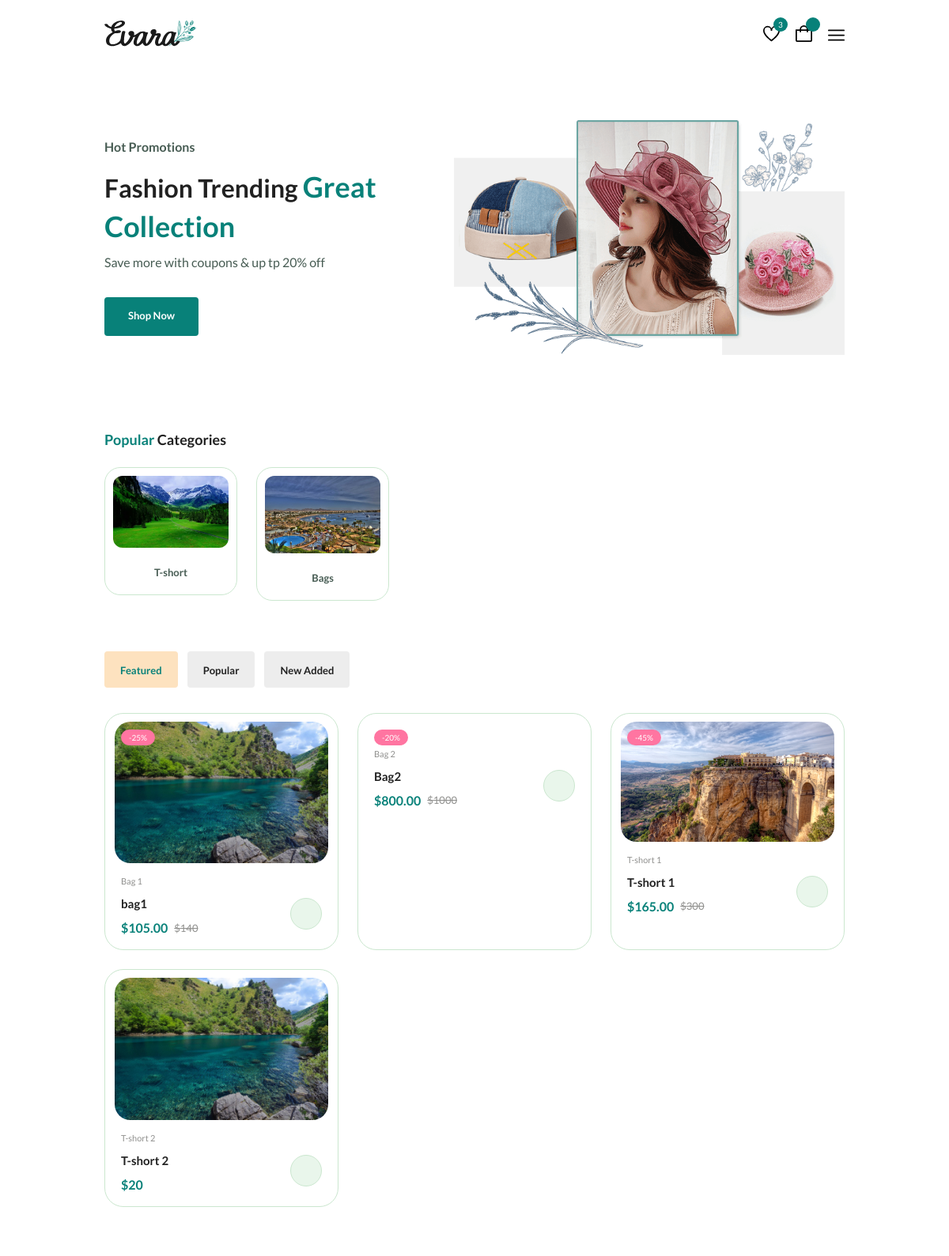
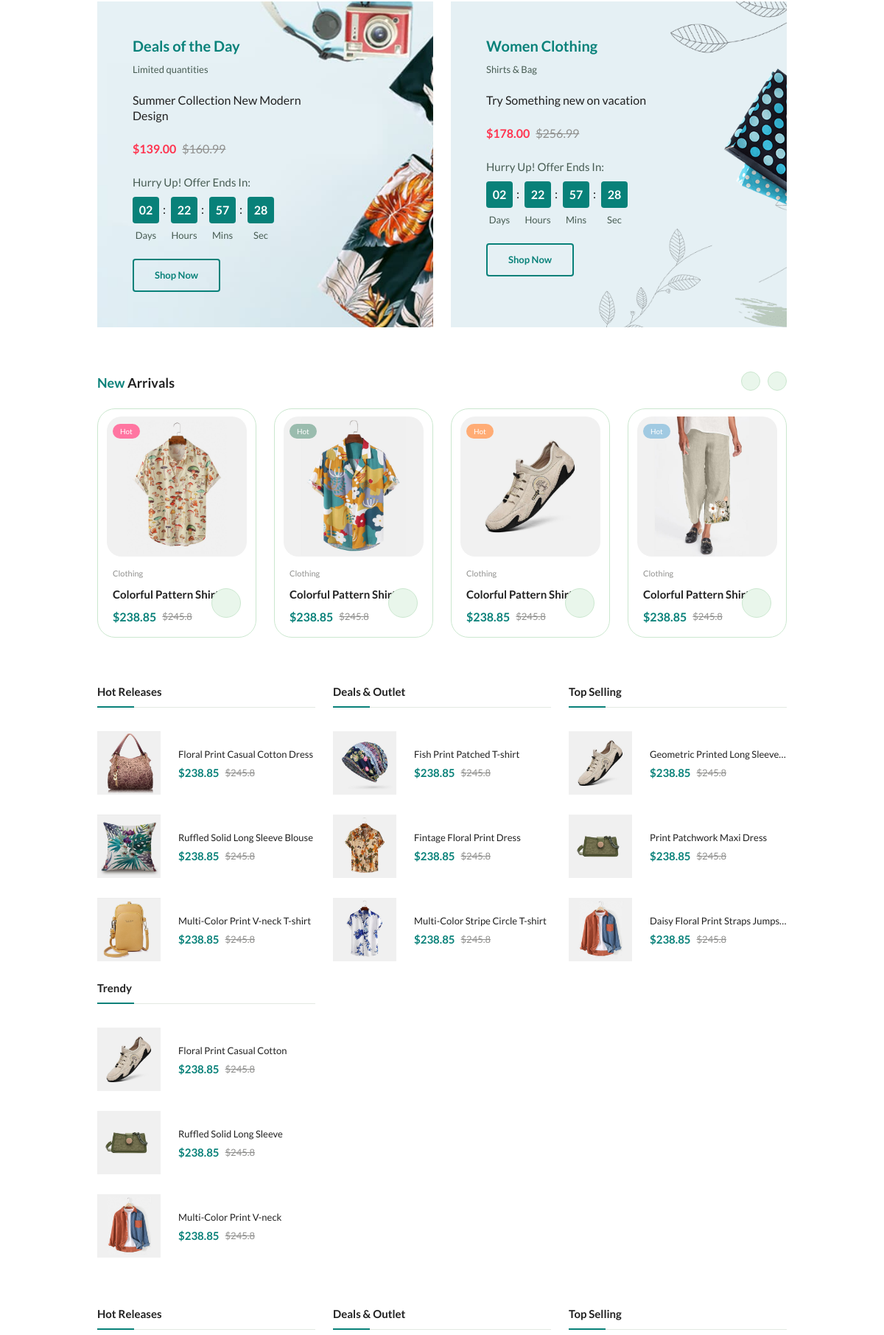
The page / (upper part) on the database its author committed (2 pictures, top to bottom).
### shop/models/models.py (models this page shows, shortened)
class Category(models.Model):
    name = models.CharField(max_length=150)
    description = models.TextField()
    published = models.BooleanField(default=False)
    img = models.ImageField(upload_to='shop/img', null=True, blank=True)
    created = models.DateTimeField(auto_now_add=True)

class Product(models.Model):
    name = models.CharField(max_length=100)
    price = models.IntegerField()
    discount = models.IntegerField()
    discount_price = models.DecimalField(max_digits=10, decimal_places=2, null=True, blank=True)
    description = models.TextField()
    count = models.IntegerField()
    img = models.ImageField(upload_to='shop/img', null=True, blank=True)
    category = models.ForeignKey(Category, on_delete=models.CASCADE)
    published = models.BooleanField(default=False)
    created = models.DateTimeField(auto_now_add=True)

### shop/views/shop.py (the view)
# urls.py: path('', index, name='index'),
def index(request):
    category = Category.objects.all()
    products = Product.objects.all()
    context = {
        'categories': category,
        'products': products,
    }
    return render(request, 'shop/index.html', context)

### shop/templates/shop/index.html
{% extends 'base.html' %}
{% block main %}
      {% include 'components/home.html' %}
      {% include 'components/categories.html' %}
      {% include 'components/products.html' %}
      {% include 'components/deals.html' %}
      {% include 'components/new_arrivals.html' %}
      {% include 'components/showcase.html' %}
      {% include 'components/showcase.html' %}
{% endblock main %}

### templates/components/categories.html (shortened to what this page needs)
<section class="categories container section">
        <h3 class="section__title"><span>Popular</span> Categories</h3>
        <div class="categories__container swiper">
          <div class="swiper-wrapper">
	          {% for category in categories %}
            <a href="{% url 'category_products' category.pk %}" class="category__item swiper-slide">
              <img
                src="{{ category.img.url }}"
                alt=""
                class="category__img"
              />
              <h3 class="category__title">{{ category.name }}</h3>
            </a>
	          {% endfor %}
          </div>
        </div>
      </section>

### templates/components/products.html (shortened to what this page needs)
<section class="products container section">
        <div class="tab__btns">
          <span class="tab__btn active-tab" data-target="#featured"
            >Featured</span
          >
          <span class="tab__btn" data-target="#popular">Popular</span>
          <span class="tab__btn" data-target="#new-added">New Added</span>
        </div>
        <div class="tab__items">
          <div class="tab__item active-tab" content id="featured">
            <div class="products__container grid">
	            {% for product in products %}
	            <div class="product__item">
	                <div class="product__banner">
	                  <a href="details.html" class="product__images">
	                  </a>
	                    {% if product.discount %}
		                <div class="product__badge light-pink">-{{ product.discount }}%</div>
		                {% endif %}
	                </div>
	                <div class="product__content">
	                  <span class="product__category">{{ product.name }}</span>
	                  <a href="details.html">
	                    <h3 class="product__title">{{ product.description }}</h3>
	                  </a>
	                  <div class="product__price flex">
		                  {% if product.discount > 0 %}
		                  <span class="new__price">${{product.discount_price}}</span>
		                  <span class="old__price">${{ product.price }}</span>
		                  {% else %}
		                  <span class="new__price">${{ product.price }}</span>
		                  {% endif %}
	                  </div>
	                  <a
	                    href="#"
	                    class="action__btn cart__btn"
                      id="add_cart"
	                    aria-label="Add To Cart"
	                  >
	                  </a>
	                </div>
                </div>
	            {% endfor %}
            </div>
          </div>
        </div>
      </section>

### rows shown on the page
Category: img (picture), name "T-short"
Category: img (picture), name "Bags"
Product: discount "25", name "Bag 1", description "bag1", discount_price "105.00", price "140"
Product: discount "20", name "Bag 2", description "Bag2", discount_price "800.00", price "1000"
Product: discount "45", name "T-short 1", description "T-short 1", discount_price "165.00", price "300"
Product: name "T-short 2", description "T-short 2", price "20"
